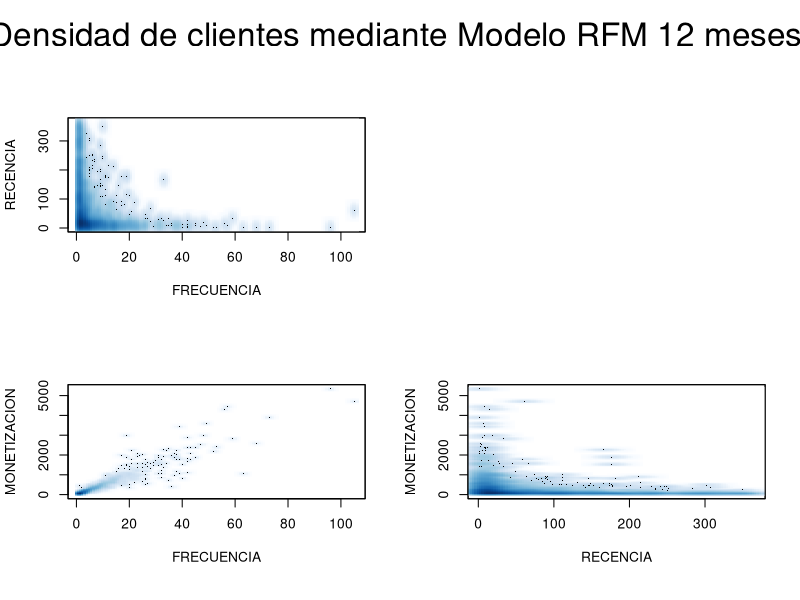
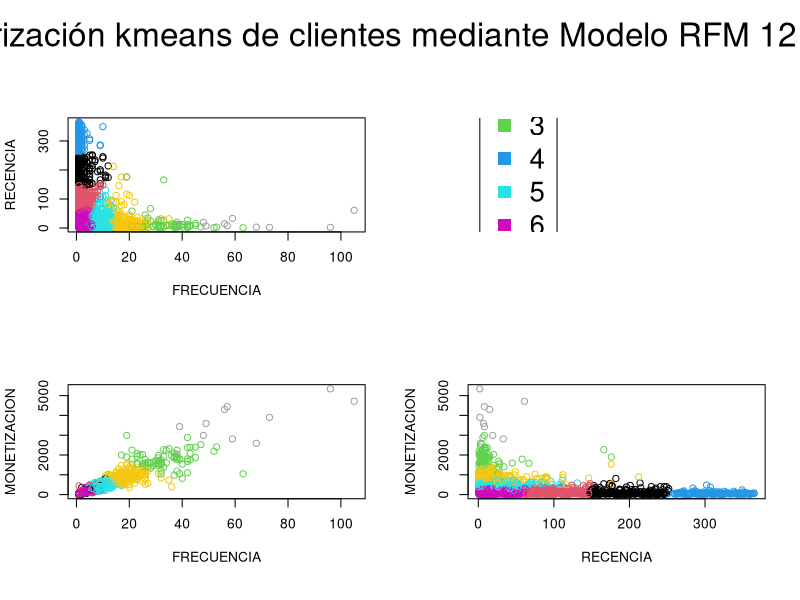

Write R code to recreate these figures, in order. (Note: this script raises an error after producing the figures.)
## -------------------------------------------------------------------------
## SCRIPT: Segmentacion RFM.R
## FECHA: 30/09/2016
## MASTER: Master en Data Science en Kschool
## PROFESOR: Antonio Pita Lozano
## -------------------------------------------------------------------------

## -------------------------------------------------------------------------

##### 1. Bloque de inicializacion de librerias y conexion a Teradata #####

library(dplyr)

## -------------------------------------------------------------------------

##### 2. Bloque de parametros de entrada #####

## Se inicializa la carpeta de salida
setwd("C:/Users/fjarroyo/Documents/_DOCUMENTOS BAYES/R")

## -------------------------------------------------------------------------

##### 3. Bloque de extracción y preparación de datos #####

VENTAS=read.csv2("Operaciones.csv")
str(VENTAS)
summary(VENTAS)
head(VENTAS)
tail(VENTAS)
VENTAS$FECHA=as.Date(VENTAS$FECHA)
VENTAS$FRECUENCIA=1
summary(VENTAS)

## -------------------------------------------------------------------------

##### 4. Bloque de construcción de variables RFM #####

FECHA_1=as.Date("2014-12-31")
FECHA_2=as.Date("2015-03-31")
FECHA_3=as.Date("2015-06-30")

RFM_VENTAS_1=summarise(group_by(VENTAS[VENTAS$FECHA<FECHA_1 & VENTAS$FECHA>=FECHA_1-365,], CLIENTE),
          RECENCIA = as.numeric(min(FECHA_1-FECHA, na.rm = TRUE)),
          FRECUENCIA = sum(FRECUENCIA, na.rm = TRUE),
          MONETIZACION =  sum(IMPORTE, na.rm = TRUE)
)
RFM_VENTAS_2=summarise(group_by(VENTAS[VENTAS$FECHA<FECHA_2 & VENTAS$FECHA>=FECHA_2-365,], CLIENTE),
                     RECENCIA = as.numeric(min(FECHA_2-FECHA, na.rm = TRUE)),
                     FRECUENCIA = sum(FRECUENCIA, na.rm = TRUE),
                     MONETIZACION =  sum(IMPORTE, na.rm = TRUE)
)
RFM_VENTAS_3=summarise(group_by(VENTAS[VENTAS$FECHA<FECHA_3 & VENTAS$FECHA>=FECHA_3-365,], CLIENTE),
                     RECENCIA = as.numeric(min(FECHA_3-FECHA, na.rm = TRUE)),
                     FRECUENCIA = sum(FRECUENCIA, na.rm = TRUE),
                     MONETIZACION =  sum(IMPORTE, na.rm = TRUE)
)


## -------------------------------------------------------------------------

##### 5. Bloque Gráfico de Densidad Modelo RFM 12M #####


png("./100.Grafico Densidad Modelo RFM 12M.png",width = 1024, height = 880)
par(mfrow=c(2, 2),oma = c(1, 0, 3, 0))
smoothScatter(RFM_VENTAS_1$FRECUENCIA,RFM_VENTAS_1$RECENCIA, xlab="FRECUENCIA", ylab="RECENCIA")
frame()
smoothScatter(RFM_VENTAS_1$FRECUENCIA,RFM_VENTAS_1$MONETIZACION, xlab="FRECUENCIA",ylab="MONETIZACION")
smoothScatter(RFM_VENTAS_1$RECENCIA,RFM_VENTAS_1$MONETIZACION, xlab="RECENCIA",ylab="MONETIZACION")
mtext("Densidad de clientes mediante Modelo RFM 12 meses ", outer = TRUE, cex = 2)
dev.off()

## -------------------------------------------------------------------------

##### 6. Bloque de Segmentación mediante Modelo RFM 12M  #####

## PREPARAMOS LOS DATOS PARA LA SEGMENTACIÓN MEDIANTE SU NORMALIZACIÓN
RFM_VENTAS_1_NORM=scale(RFM_VENTAS_1[,-1])

## CALCULAMOS LOS SEGMENTOS EN FUNCIÓN AL NÚMERO ELEGIDO
NUM_CLUSTERS=8
set.seed(1234)
Modelo=kmeans(RFM_VENTAS_1_NORM,NUM_CLUSTERS)

## SELECCIONAMOS LOS GRUPOS
Segmentos=Modelo$cluster

## MOSTRAMOS LA DISTRIBUCIÓN DE LOS GRUPOS
table(Segmentos)

## MOSTRAMOS LOS DATOS REPRESENTATIVOS DE LOS GRUPOS
aggregate(RFM_VENTAS_1[,-1], by = list(Segmentos), mean)


## CENTROS

SEGMENTOS=aggregate(RFM_VENTAS_1[,-1], by = list(Segmentos), mean)
SEGMENTOS$CONTADOR=table(Segmentos)
NORMALIZACION_MEDIA=apply(RFM_VENTAS_1[,-1],MARGIN=2,FUN=mean)
NORMALIZACION_SD=apply(RFM_VENTAS_1[,-1],MARGIN=2,FUN=sd)

## Comprobación de los centroides construidos
Modelo$centers[,1]*NORMALIZACION_SD[1]+NORMALIZACION_MEDIA[1]
SEGMENTOS$RECENCIA

## -------------------------------------------------------------------------

##### 7. Bloque de Representación Gráfica Segmentación mediante Modelo RFM 12M #####

dev.off()

png(paste("./101.Grafico Clustering Kmeans para ",NUM_CLUSTERS," CLUSTERS del Modelo RFM 12M.png",sep=""),width = 1024, height = 880)
par(mfrow=c(2, 2),oma = c(1, 0, 3, 0))
plot(RFM_VENTAS_1$FRECUENCIA,RFM_VENTAS_1$RECENCIA,col=Segmentos, xlab="FRECUENCIA", ylab="RECENCIA")
plot(c(0,max(RFM_VENTAS_1$RECENCIA)),c(0,max(RFM_VENTAS_1$RECENCIA)), type="n", axes=F, xlab="", ylab="",xlim=c(0,max(RFM_VENTAS_1$RECENCIA)),ylim=c(0,max(RFM_VENTAS_1$RECENCIA)))
legend(1,max(RFM_VENTAS_1$RECENCIA)/2-1,legend=c(1:NUM_CLUSTERS),yjust = 0.5,col=c(1:NUM_CLUSTERS),pch=15,cex=2)
plot(RFM_VENTAS_1$FRECUENCIA,RFM_VENTAS_1$MONETIZACION,col=Segmentos, xlab="FRECUENCIA",ylab="MONETIZACION")
plot(RFM_VENTAS_1$RECENCIA,RFM_VENTAS_1$MONETIZACION,col=Segmentos, xlab="RECENCIA",ylab="MONETIZACION")
mtext(paste("Clusterización kmeans de clientes mediante Modelo RFM 12 meses",sep=""), outer = TRUE, cex = 2)
dev.off()


## -------------------------------------------------------------------------

##### 8. Bloque de Resultados Segmentación mediante Modelo RFM 12M exportados a Excel #####

RFM_VENTAS_1$SEGMENTO_1=Segmentos
write.csv2(SEGMENTOS,file=paste("104. Resumen de la segmentación kmeans con ",NUM_CLUSTERS," clusters del Modelo RFM 12M.csv",sep=""),row.names=FALSE)


## -------------------------------------------------------------------------
##### 9. Bloque de Representación Gráfica Segmentación mediante Modelo RFM 12M sin conjuntos Outliers#####

## HAY QUE INDICAR EL SEGMENTO DE OUTLIERS
OUTLIERS=c(2,4)

RFM_VENTAS_1_X=RFM_VENTAS_1[!(Segmentos %in% OUTLIERS),]
Segmentos_X=Segmentos[!(Segmentos %in% OUTLIERS)]
dev.off()

png(paste("./102.Zoom Grafico Clustering X Kmeans para ",NUM_CLUSTERS," CLUSTERS del Modelo RFM 12M.png",sep=""),width = 1024, height = 880)
par(mfrow=c(2, 2),oma = c(1, 0, 3, 0))
plot(RFM_VENTAS_1_X$FRECUENCIA,RFM_VENTAS_1_X$RECENCIA,col=Segmentos_X, xlab="FRECUENCIA", ylab="RECENCIA")
plot(c(0,max(RFM_VENTAS_1_X$RECENCIA)),c(0,max(RFM_VENTAS_1_X$RECENCIA)), type="n", axes=F, xlab="", ylab="",xlim=c(0,max(RFM_VENTAS_1_X$RECENCIA)),ylim=c(0,max(RFM_VENTAS_1_X$RECENCIA)))
legend(1,max(RFM_VENTAS_1_X$RECENCIA)/2-1,legend=c(1:NUM_CLUSTERS),yjust = 0.5,col=c(1:NUM_CLUSTERS),pch=15,cex=2)
plot(RFM_VENTAS_1_X$FRECUENCIA,RFM_VENTAS_1_X$MONETIZACION,col=Segmentos_X, xlab="FRECUENCIA",ylab="MONETIZACION")
plot(RFM_VENTAS_1_X$RECENCIA,RFM_VENTAS_1_X$MONETIZACION,col=Segmentos_X, xlab="RECENCIA",ylab="MONETIZACION")
mtext(paste("Clusterización kmeans de clientes mediante Modelo RFM 12 meses",sep=""), outer = TRUE, cex = 2)
dev.off()


## -------------------------------------------------------------------------
##### 10. Bloque de Representación Gráfica Centroides Segmentación mediante Modelo RFM 12M sin conjuntos Outliers#####

png(paste("./103.Grafico Centroides Clustering X Kmeans para ",NUM_CLUSTERS," CLUSTERS del Modelo RFM 12M.png",sep=""),width = 1024, height = 880)
par(mfrow=c(2, 2),oma = c(1, 0, 3, 0))
plot(SEGMENTOS$FRECUENCIA,SEGMENTOS$RECENCIA,col=SEGMENTOS$Group.1, xlab="FRECUENCIA", ylab="RECENCIA",pch=15,cex=2)
plot(c(0,max(SEGMENTOS$RECENCIA)),c(0,max(SEGMENTOS$RECENCIA)), type="n", axes=F, xlab="", ylab="",xlim=c(0,max(SEGMENTOS$RECENCIA)),ylim=c(0,max(SEGMENTOS$RECENCIA)))
legend(1,max(SEGMENTOS$RECENCIA)/2-1,legend=c(1:NUM_CLUSTERS),yjust = 0.5,col=c(1:NUM_CLUSTERS),pch=15,cex=2)
plot(SEGMENTOS$FRECUENCIA,SEGMENTOS$MONETIZACION,col=SEGMENTOS$Group.1, xlab="FRECUENCIA",ylab="MONETIZACION",pch=15,cex=2)
plot(SEGMENTOS$RECENCIA,SEGMENTOS$MONETIZACION,col=SEGMENTOS$Group.1, xlab="RECENCIA",ylab="MONETIZACION",pch=15,cex=2)
mtext(paste("Clusterización kmeans de clientes mediante Modelo RFM 12 meses",sep=""), outer = TRUE, cex = 2)
dev.off()


## -------------------------------------------------------------------------
##### 11. Bloque de Cálculo de Centroides para el segundo periodo #####

RFM_VENTAS_2$DIST_CLUSTER_1=((RFM_VENTAS_2$RECENCIA-SEGMENTOS$RECENCIA[1])/NORMALIZACION_SD[1])^2+((RFM_VENTAS_2$FRECUENCIA-SEGMENTOS$FRECUENCIA[1])/NORMALIZACION_SD[2])^2+((RFM_VENTAS_2$MONETIZACION-SEGMENTOS$MONETIZACION[1])/NORMALIZACION_SD[3])^2
RFM_VENTAS_2$DIST_CLUSTER_2=((RFM_VENTAS_2$RECENCIA-SEGMENTOS$RECENCIA[2])/NORMALIZACION_SD[1])^2+((RFM_VENTAS_2$FRECUENCIA-SEGMENTOS$FRECUENCIA[2])/NORMALIZACION_SD[2])^2+((RFM_VENTAS_2$MONETIZACION-SEGMENTOS$MONETIZACION[2])/NORMALIZACION_SD[3])^2
RFM_VENTAS_2$DIST_CLUSTER_3=((RFM_VENTAS_2$RECENCIA-SEGMENTOS$RECENCIA[3])/NORMALIZACION_SD[1])^2+((RFM_VENTAS_2$FRECUENCIA-SEGMENTOS$FRECUENCIA[3])/NORMALIZACION_SD[2])^2+((RFM_VENTAS_2$MONETIZACION-SEGMENTOS$MONETIZACION[3])/NORMALIZACION_SD[3])^2
RFM_VENTAS_2$DIST_CLUSTER_4=((RFM_VENTAS_2$RECENCIA-SEGMENTOS$RECENCIA[4])/NORMALIZACION_SD[1])^2+((RFM_VENTAS_2$FRECUENCIA-SEGMENTOS$FRECUENCIA[4])/NORMALIZACION_SD[2])^2+((RFM_VENTAS_2$MONETIZACION-SEGMENTOS$MONETIZACION[4])/NORMALIZACION_SD[3])^2
RFM_VENTAS_2$DIST_CLUSTER_5=((RFM_VENTAS_2$RECENCIA-SEGMENTOS$RECENCIA[5])/NORMALIZACION_SD[1])^2+((RFM_VENTAS_2$FRECUENCIA-SEGMENTOS$FRECUENCIA[5])/NORMALIZACION_SD[2])^2+((RFM_VENTAS_2$MONETIZACION-SEGMENTOS$MONETIZACION[5])/NORMALIZACION_SD[3])^2
RFM_VENTAS_2$DIST_CLUSTER_6=((RFM_VENTAS_2$RECENCIA-SEGMENTOS$RECENCIA[6])/NORMALIZACION_SD[1])^2+((RFM_VENTAS_2$FRECUENCIA-SEGMENTOS$FRECUENCIA[6])/NORMALIZACION_SD[2])^2+((RFM_VENTAS_2$MONETIZACION-SEGMENTOS$MONETIZACION[6])/NORMALIZACION_SD[3])^2
RFM_VENTAS_2$DIST_CLUSTER_7=((RFM_VENTAS_2$RECENCIA-SEGMENTOS$RECENCIA[7])/NORMALIZACION_SD[1])^2+((RFM_VENTAS_2$FRECUENCIA-SEGMENTOS$FRECUENCIA[7])/NORMALIZACION_SD[2])^2+((RFM_VENTAS_2$MONETIZACION-SEGMENTOS$MONETIZACION[7])/NORMALIZACION_SD[3])^2
RFM_VENTAS_2$DIST_CLUSTER_8=((RFM_VENTAS_2$RECENCIA-SEGMENTOS$RECENCIA[8])/NORMALIZACION_SD[1])^2+((RFM_VENTAS_2$FRECUENCIA-SEGMENTOS$FRECUENCIA[8])/NORMALIZACION_SD[2])^2+((RFM_VENTAS_2$MONETIZACION-SEGMENTOS$MONETIZACION[8])/NORMALIZACION_SD[3])^2

RFM_VENTAS_2$minimo=apply(RFM_VENTAS_2[,5:(4+NUM_CLUSTERS)],MARGIN=1,FUN=min,na.rm=TRUE)

RFM_VENTAS_2_AUX=RFM_VENTAS_2[,5:(4+NUM_CLUSTERS)]==RFM_VENTAS_2$minimo
RFM_VENTAS_2$SEGMENTO_2=apply(RFM_VENTAS_2_AUX,MARGIN=1,FUN=which)

table(RFM_VENTAS_1$SEGMENTO_1)
table(RFM_VENTAS_2$SEGMENTO_2)

## -------------------------------------------------------------------------
##### 12. Bloque de Matriz de Transición #####

RFM_VENTAS_1_2=merge(RFM_VENTAS_1[,c("CLIENTE", "SEGMENTO_1")],RFM_VENTAS_2[,c("CLIENTE", "SEGMENTO_2")],all.x=TRUE,all.y=TRUE)
RFM_VENTAS_1_2$SEGMENTO_1[is.na(RFM_VENTAS_1_2$SEGMENTO_1)]=0
RFM_VENTAS_1_2$SEGMENTO_2[is.na(RFM_VENTAS_1_2$SEGMENTO_2)]=0

table(RFM_VENTAS_1_2$SEGMENTO_1,RFM_VENTAS_1_2$SEGMENTO_2)

## -------------------------------------------------------------------------